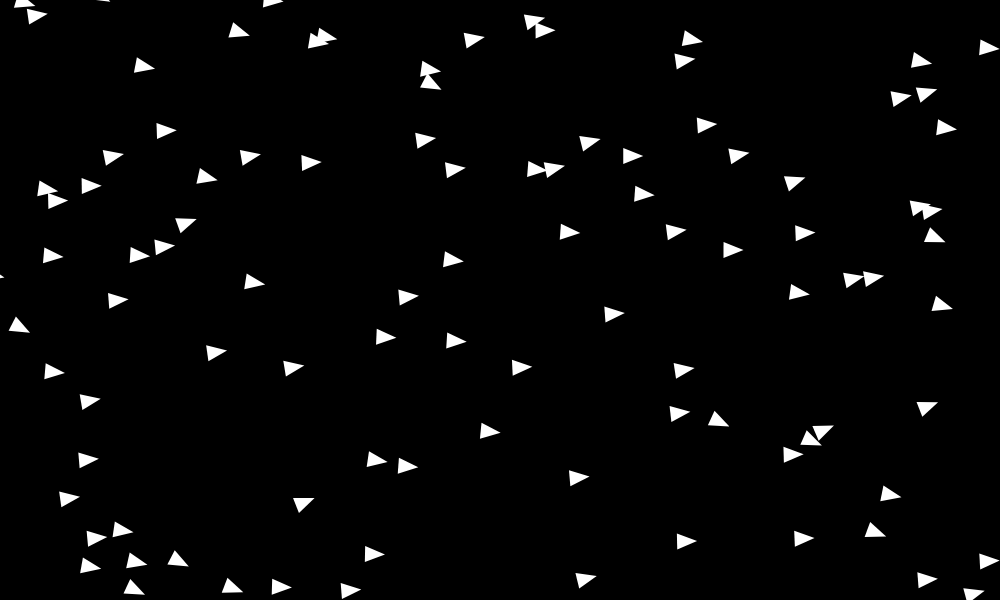
Frame 1 (no input)
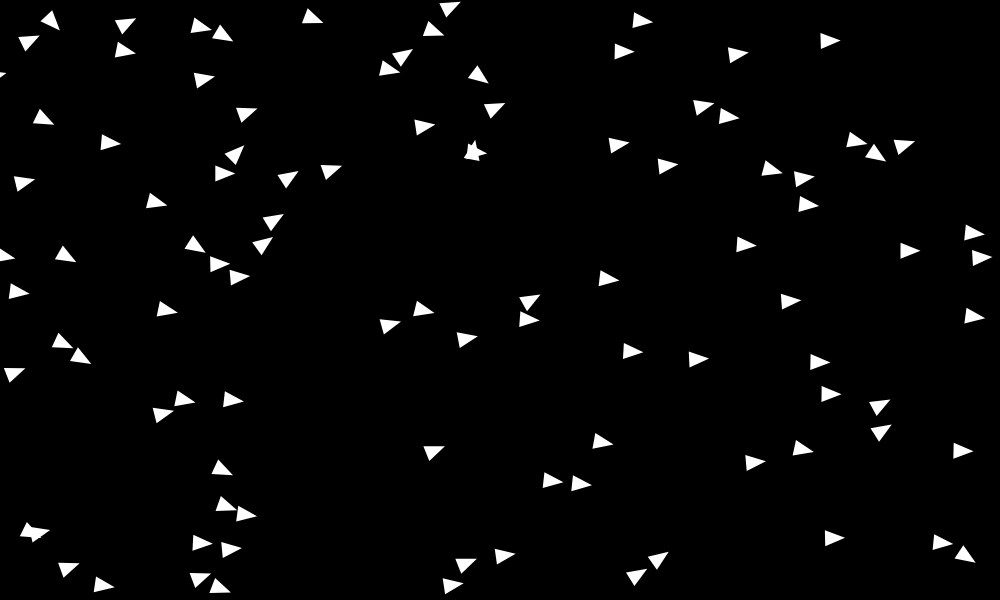
Frame 60 (no input)
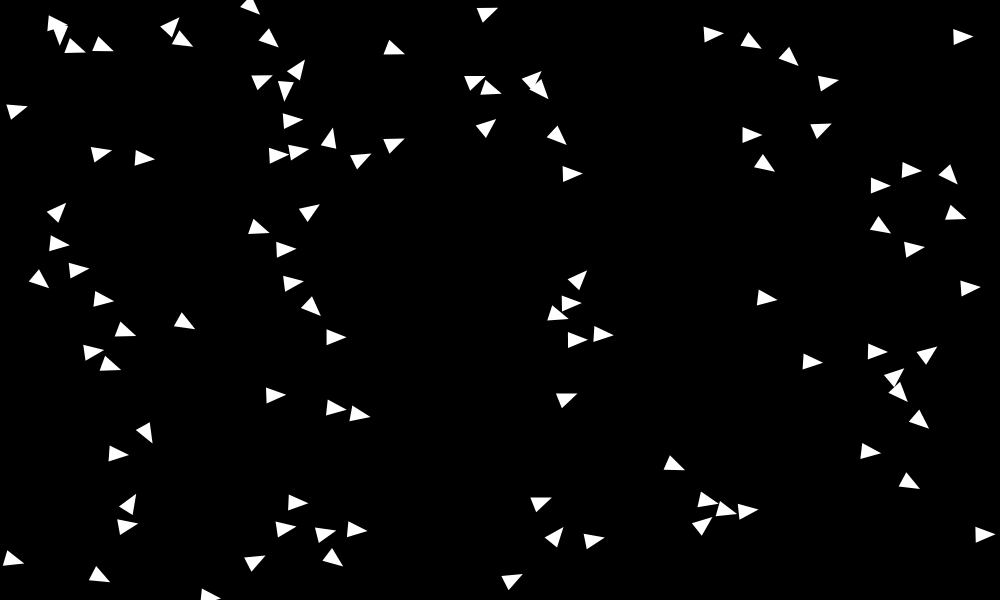
Frame 120 (the mouse pressed at the canvas centre since frame 60)

The p5.js sketch that drew these frames (run headless with seeded random() and noise() and a simulated clock; from frame 60 on, the mouse is pressed at the canvas centre):

// p5.js sketch
// ── sketch.js
var boids = [];

function setup() {
  createCanvas(1000, 600);
  for (var i = 0; i < 100; i++) {
    boids.push(new Boid(random(width), random(height)));
  }
}

function draw() {
  background(0);
  
  for (var i = 0; i < boids.length; i++) {
    var b = boids[i];
    b.flock(boids);
    b.update();
    b.checkEdges();
    b.display();
  }
}
// ── Boid.js
"use strict";

class Boid {
  constructor(x, y) {
    this.pos = createVector(x, y);
    this.vel = createVector(random(1,5),random(-1,1));
    this.acc = createVector();

    this.maxSpeed = 3; // max speed;
    this.maxSteerForce = 0.05; // max steering force

    this.separateDistance = 30;
    this.neighborDistance = 50;
  }
  update() {
    this.vel.add(this.acc);
    this.vel.limit(this.maxSpeed); //***
    this.pos.add(this.vel);
    this.acc.mult(0);
    this.angle = this.vel.heading();
  }
  applyForce(force) {
    this.acc.add(force);
  }
  flock(boids) {
    var sepaForce = this.separate(boids);
    var coheForce = this.cohesion(boids)
  
    sepaForce.mult(1.5);
    coheForce.mult(0.5);
    
    this.applyForce(sepaForce);
    this.applyForce(coheForce);
  }
  seek(target) {
    var desired = p5.Vector.sub(target, this.pos);
    desired.setMag(this.maxSpeed);
    var steer = p5.Vector.sub(desired, this.vel);
    steer.limit(this.maxSteerForce);
    return steer;
  }
  separate(others) {
    var vector = createVector(); // sum for now
    var count = 0;
    for (var i = 0; i < others.length; i++) {
      var other = others[i];
      var distance = this.pos.dist(other.pos);
      if (distance > 0 && distance < this.separateDistance) {
        var diff = p5.Vector.sub(this.pos, other.pos);
        diff.normalize();
        diff.div(distance);
        // let's get the sum!
        vector.add(diff);
        count++;
      }
    }
    // let's get the average
    if (count > 0) {
      vector.div(count);
    }
    if (vector.mag() > 0) {
      // desired velocity
      vector.setMag(this.maxSpeed);
      // steering force
      vector.sub(this.vel);
      vector.limit(this.maxSteerForce);
    }
    return vector;
  }
  cohesion(others) {
    var position = createVector(); //sum
    var count = 0;
    for (var i=0; i<others.length; i++) {
      var other = others[i];
      var distance = this.pos.dist(other.pos);
      if ((distance > 0) && (distance < this.neighborDistance)) {
        position.add(other.pos); // add positions to get the sum
        count++;
      }
    }
    if (count > 0) {
      position.div(count); // becames average
      return this.seek(position);
    }
    return position;
  }
  checkEdges() {
    // x
    if (this.pos.x < 0) {
      this.pos.x = width;
    } else if (this.pos.x > width) {
      this.pos.x = 0;
    }
    // y
    if (this.pos.y < 0) {
      this.pos.y = height;
    } else if (this.pos.y > height) {
      this.pos.y = 0;
    }
  }
  display() {
    push();

    translate(this.pos.x, this.pos.y);
    rotate(this.angle);
    noStroke();
    fill(255);
    triangle(0, 0, -20, 8, -20, -8);
    pop();
  }
}
